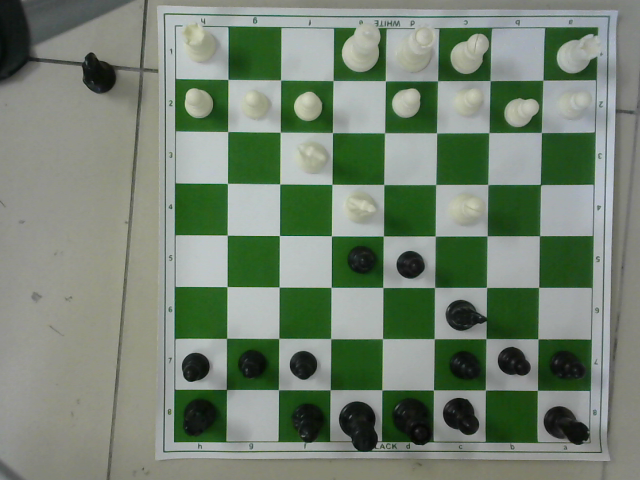
#> input picture Chess Game For School/img1.png, 640 x 480 px
$ python corner_detection.py --image img1.png
#> lines starting #> are read from the running program, lines starting #| are printed output that depends on the picture
# import the necessary packages
import numpy as np
import argparse
import cv2
# construct the argument parse and parse the arguments

corners = []

ap = argparse.ArgumentParser()
ap.add_argument("-i", "--image", help = "path to the image")
args = vars(ap.parse_args())
# load the image
# image = cv2.imread(args["image"])
image = cv2.imread("img1.png")
#> image is the input picture: shape (480, 640, 3); mean B, G, R 113.2, 130.3, 116.2
# boundaries = [
#    ([60, 78, 202], [0, 131, 255]),
# ]

boundaries = [
	([20, 20, 150], [120, 100, 255])
]

lower = boundaries[0][0]
upper = boundaries[0][1]

# create NumPy arrays from the boundaries
lower = np.array(lower, dtype = "uint8")
upper = np.array(upper, dtype = "uint8")
# find the colors within the specified boundaries and apply
# the mask
mask = cv2.inRange(image, lower, upper)
#> mask: shape (480, 640); every value is 0
output = cv2.bitwise_and(image, image, mask = mask)
#> output: shape (480, 640, 3); every value is 0
# show the images
contour, _ = cv2.findContours(mask, cv2.RETR_EXTERNAL, cv2.CHAIN_APPROX_SIMPLE)
#> contour = []

for c in contour:
    area = cv2.contourArea(c)

    if area > 3:
        x, y, w, h = cv2.boundingRect(c)
        corners.append((round(x + w/2), round(y + h/2)))

        cv2.rectangle(image, (round(x + w/2), round(y + h/2)), (x + w, y + h), (255, 0, 0), 2)
        cv2.drawContours(image, c, -1, (255, 0, 0), 2)
#> this loop made 0 passes
#> after the loop, corners = []
print(corners)

cv2.imshow("images", np.hstack([image, output]))
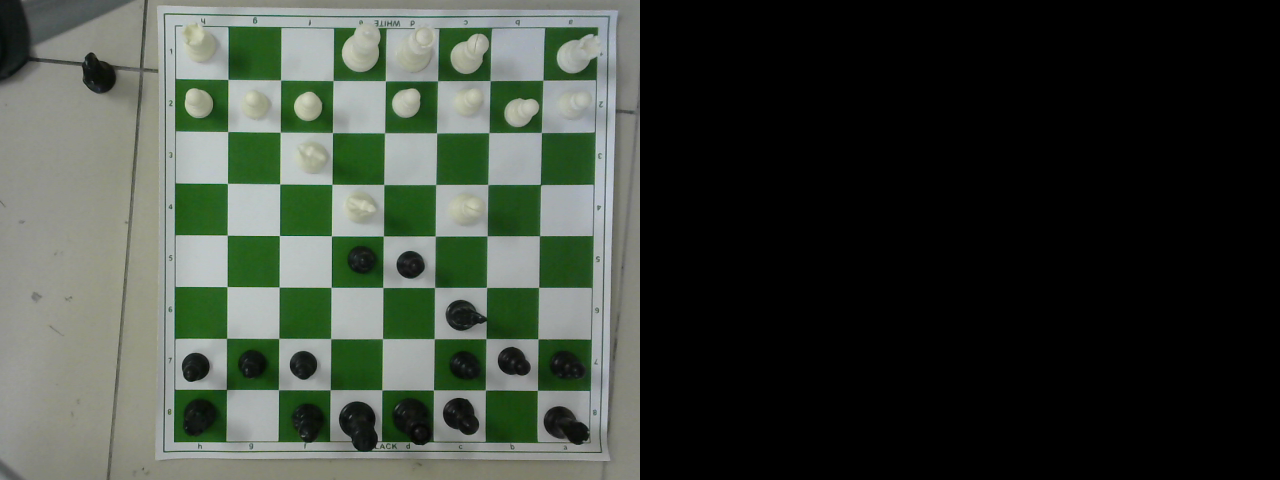
#> window 'images': shape (480, 1280, 3); mean B, G, R 56.6, 65.2, 58.1
cv2.waitKey(0)
